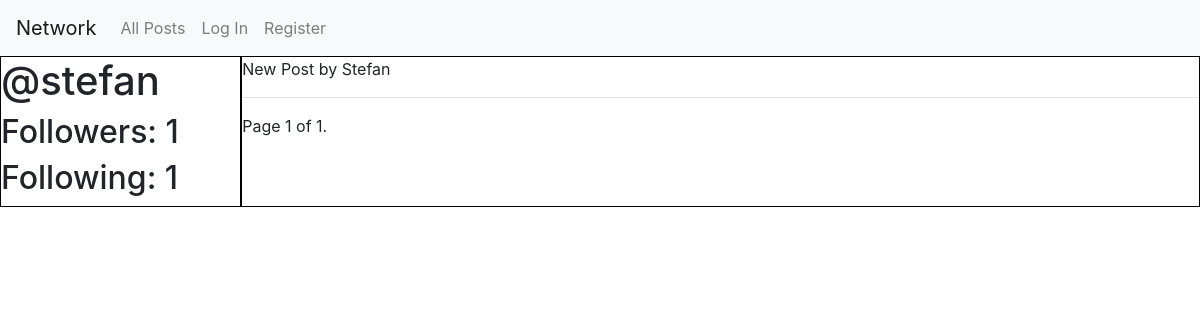
Page /profile/2 on the earlier database version.
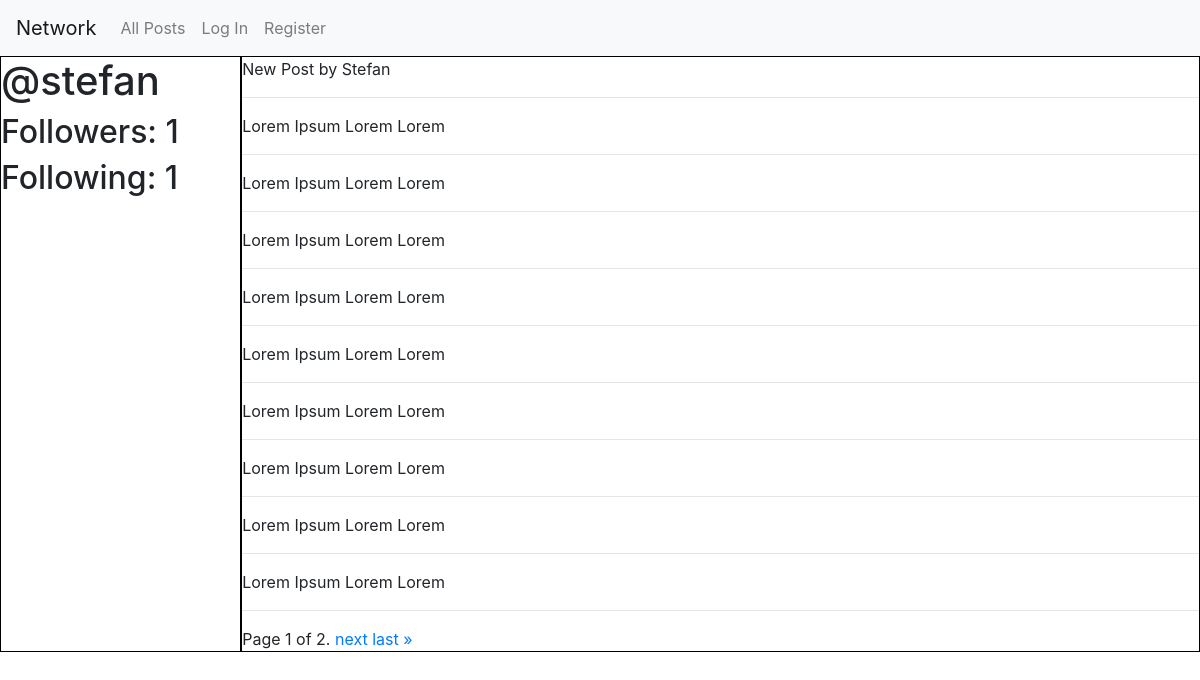
Same page on the later database version.
### network/models.py (models this page shows, shortened)
class Post(models.Model):
    user = models.ForeignKey(settings.AUTH_USER_MODEL, on_delete=models.CASCADE, related_name="posts")
    content = models.CharField(max_length = 256)
    date_added = models.DateTimeField(auto_now_add=True)
    like = models.ManyToManyField(User, blank=True, related_name="likes")

### network/views.py (the view)
# urls.py: path("profile/<int:user_id>", views.display_profile_view, name="display_profile_view"),
def display_profile_view(request, user_id):
    profile_user = User.objects.get(pk=user_id)
    current_user = request.user
    profile = create_profile(profile_user)
    posts_list = profile_user.posts.all()
    same_user_check = compare_user(profile_user, current_user)
    if current_user in profile.followers.all():
        following = True
    else:
        following = False
    paginator = Paginator(posts_list, 10)
    page_number = request.GET.get('page')
    page_obj = paginator.get_page(page_number)
    context = {
        "page_obj": page_obj,
        "profile" : profile,
        "same_user_check": same_user_check,
        "following": following,
    }
    return render(request, "network/profile.html", context)

### network/helpers.py (called while the page is built)
def compare_user(user1, user2):
    if user1 == user2:
        return True
    return False

def create_profile(user):
    try:
        profile = Profile.objects.get(user=user)
    except:
        profile = Profile()
        profile.user = user
        profile.save()
    return profile

### network/templates/network/profile.html (shortened to what this page needs)
{% extends "network/layout.html" %}
{% load static %}
{% block body %}
    <div class="profile-page">
        <div class="profile-container">
            <h1 class="profile-username">
                @{{ profile.user.username }}
            </h1>
            <div class="profile-follow">
                <h2 class="profile-follow-stats">Followers: {{ profile.followers.count }}</h2>
                <h2 class="profile-follow-stats">Following: {{ profile.following.count }}</h2>
            </div>
        </div>
        <div class="posts-container">
            {% for post in page_obj %}
                <p>{{ post.content }}</p>
                <hr>
            {% endfor %}
            <div class="pagination">
                <span class="step-links">
                    <span class="current">
                        Page {{ page_obj.number }} of {{ page_obj.paginator.num_pages }}.
                    </span>
                    {% if page_obj.has_next %}
                        <a href="?page={{ page_obj.next_page_number }}">next</a>
                        <a href="?page={{ page_obj.paginator.num_pages }}">last &raquo;</a>
                    {% endif %}
                </span>
            </div>
        </div>
</div>
{% endblock %}

Differences in the rows shown:
added Post: content "Lorem Ipsum Lorem Lorem"
added Post: content "Lorem Ipsum Lorem Lorem"
added Post: content "Lorem Ipsum Lorem Lorem"
added Post: content "Lorem Ipsum Lorem Lorem"
added Post: content "Lorem Ipsum Lorem Lorem"
added Post: content "Lorem Ipsum Lorem Lorem"
added Post: content "Lorem Ipsum Lorem Lorem"
added Post: content "Lorem Ipsum Lorem Lorem"
added Post: content "Lorem Ipsum Lorem Lorem"
Other differences:
{{ page_obj.paginator.num_pages }}: "1" → "2"
text now shown: "next last »"
